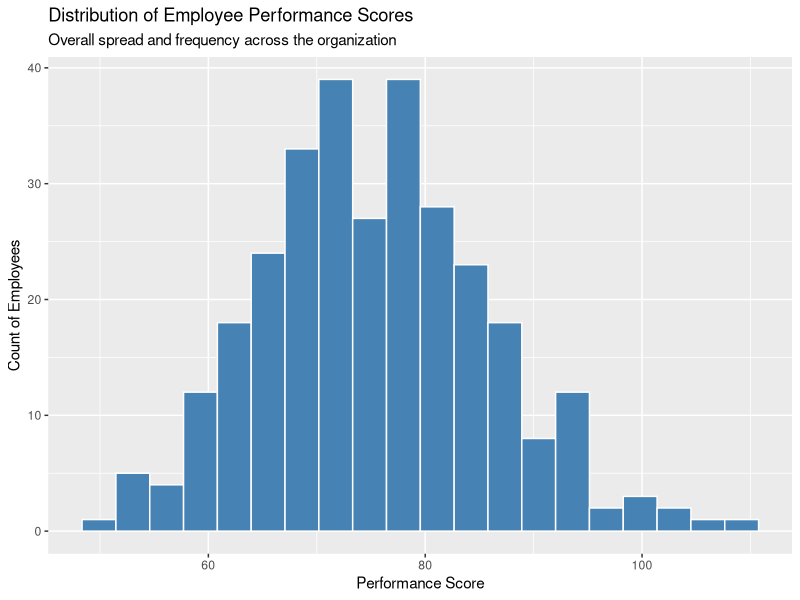
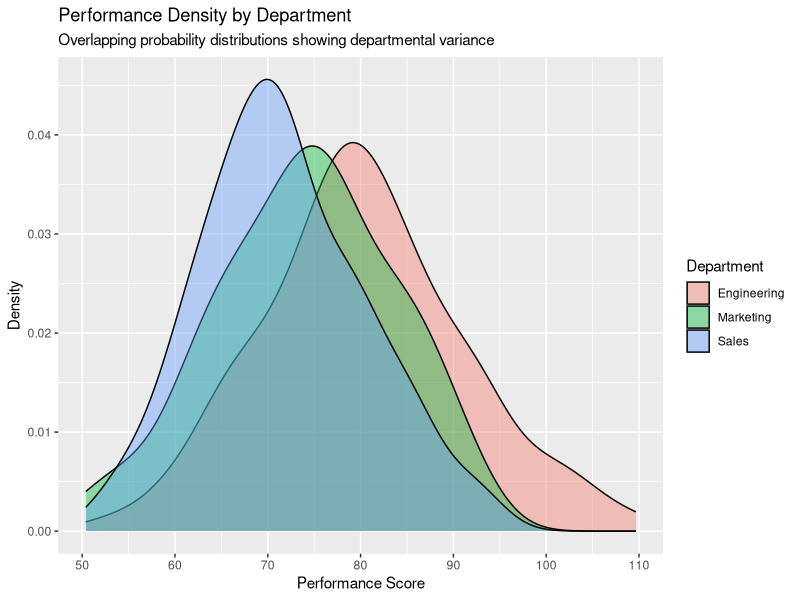
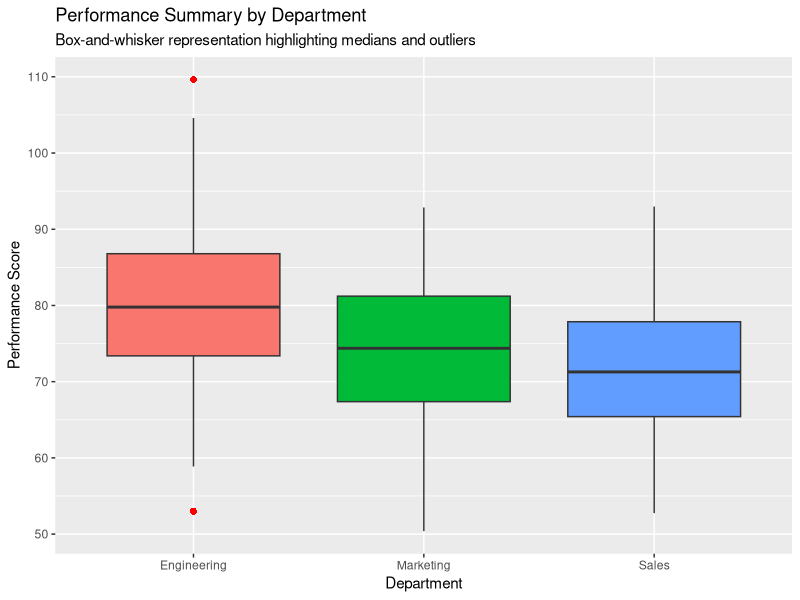

Write R code to recreate these figures, in order.
# ==============================================================================
# Day 14: Visualizing Distributions
# 30-Days-Of-R
# Author: Benjamin Kithome
# ==============================================================================

# Load required libraries
library(tidyverse)

# Set seed for reproducibility
set.seed(42)

# ------------------------------------------------------------------------------
# 1. Setup Mock Dataset
# ------------------------------------------------------------------------------
# Simulating a dataset of employee performance metrics across departments
company_data <- tibble(
  employee_id = 1:300,
  department = sample(c("Engineering", "Sales", "Marketing"), 300, replace = TRUE),
  # Engineering generally has slightly higher scores in this mock distribution
  performance_score = rnorm(300, mean = 75, sd = 10)
) %>%
  mutate(
    # Tweak scores based on department to create distinct distributions
    performance_score = case_when(
      department == "Engineering" ~ performance_score + 5,
      department == "Sales"       ~ performance_score - 3,
      TRUE                        ~ performance_score
    )
  )

print("--- Mock Performance Distribution Data ---")
print(company_data)

# ------------------------------------------------------------------------------
# 2. Histogram (Single Continuous Variable)
# ------------------------------------------------------------------------------
# Task: Visualize the overall distribution of performance scores.
histogram_plot <- ggplot(data = company_data, aes(x = performance_score)) +
  geom_histogram(bins = 20, fill = "steelblue", color = "white") +
  labs(
    title = "Distribution of Employee Performance Scores",
    subtitle = "Overall spread and frequency across the organization",
    x = "Performance Score",
    y = "Count of Employees"
  )

print("--- Displaying Histogram ---")
print(histogram_plot)

# ------------------------------------------------------------------------------
# 3. Density Plot (Comparing Groups)
# ------------------------------------------------------------------------------
# Task: Create an overlapping density plot to see distribution variations by department.
density_plot <- ggplot(data = company_data, aes(x = performance_score, fill = department)) +
  geom_density(alpha = 0.4) +
  labs(
    title = "Performance Density by Department",
    subtitle = "Overlapping probability distributions showing departmental variance",
    x = "Performance Score",
    y = "Density",
    fill = "Department"
  )

print("--- Displaying Density Plot ---")
print(density_plot)

# ------------------------------------------------------------------------------
# 4. Box Plot (Identifying Outliers and Spread)
# ------------------------------------------------------------------------------
# Task: Create a box plot to display quartiles and highlight statistical outliers.
box_plot <- ggplot(data = company_data, aes(x = department, y = performance_score, fill = department)) +
  geom_boxplot(outlier.color = "red", outlier.shape = 16, outlier.size = 2) +
  labs(
    title = "Performance Summary by Department",
    subtitle = "Box-and-whisker representation highlighting medians and outliers",
    x = "Department",
    y = "Performance Score"
  ) +
  theme(legend.position = "none") # Hide redundant legend for clear presentation

print("--- Displaying Box Plot ---")
print(box_plot)

# Visualization in three steps:
#   1. Attach libraries.
#   2. Import data.
#   3. Render the visual. As said in yesterdays script.

# ==============================================================================
# End of Day 14 Script
# ==============================================================================
